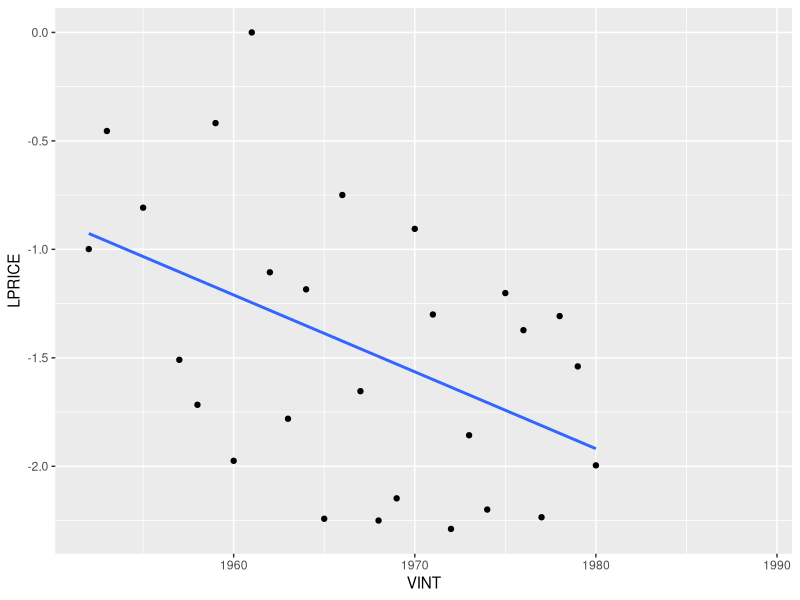
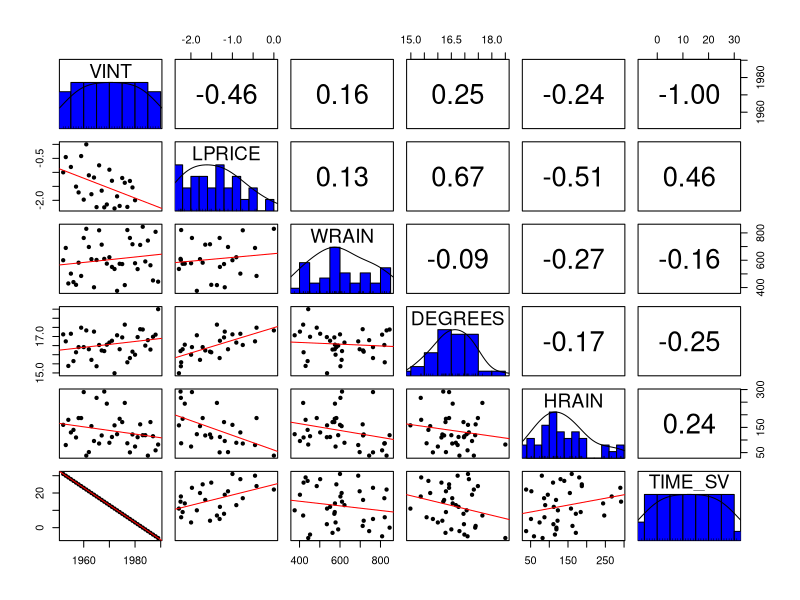
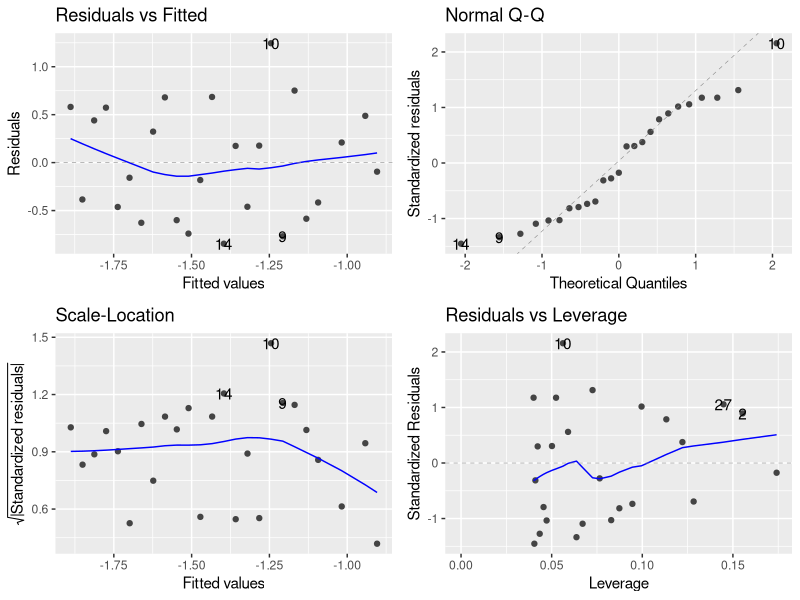
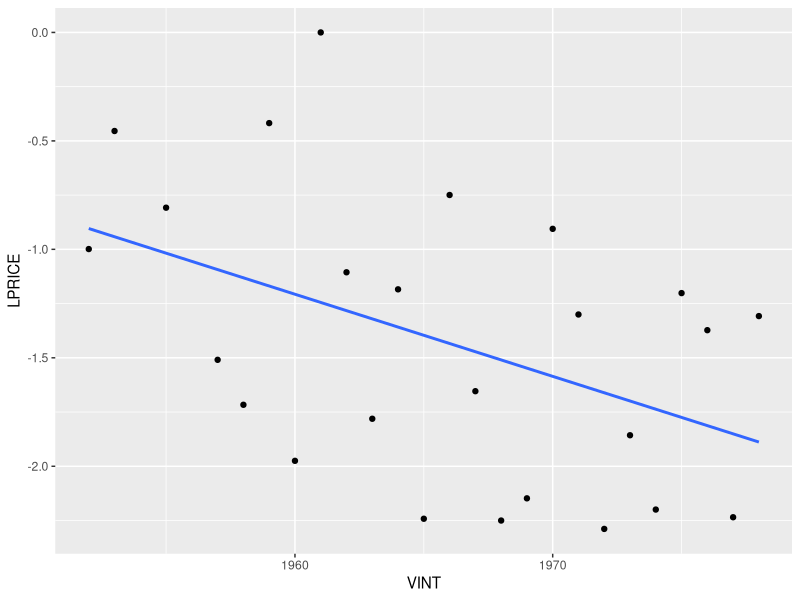
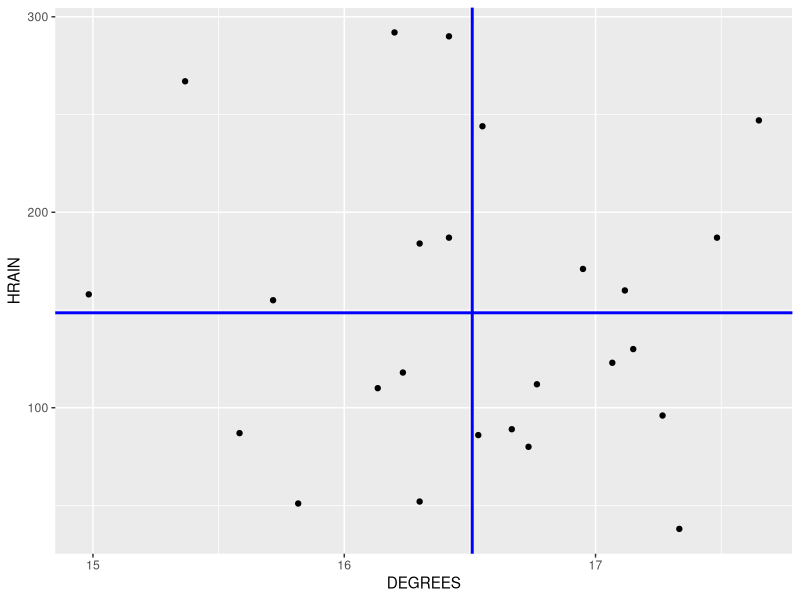
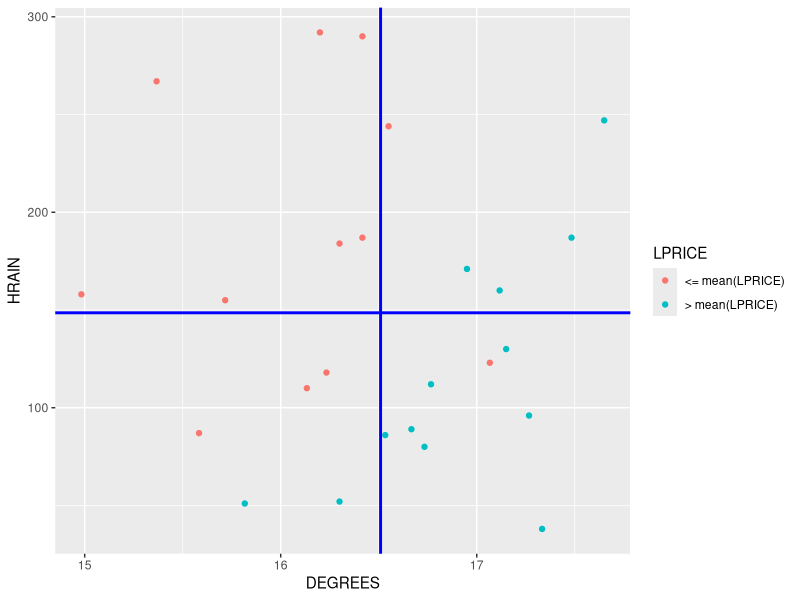
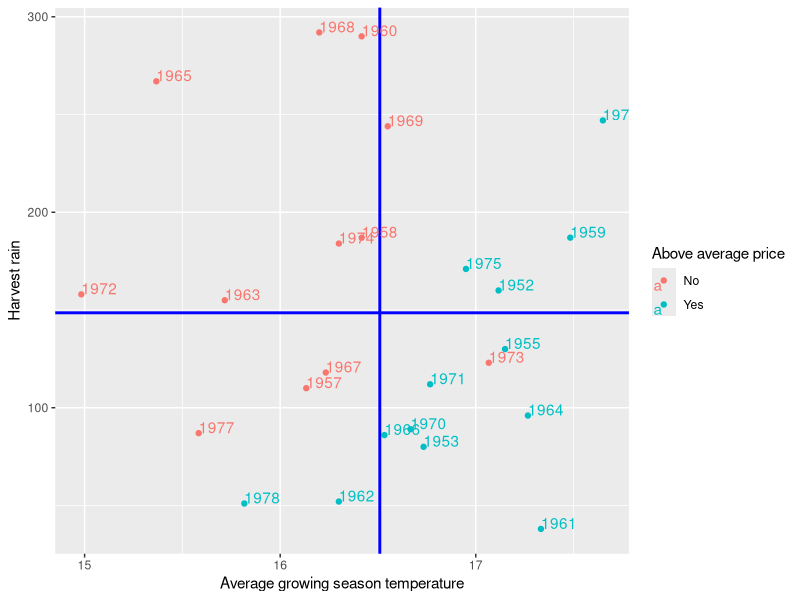
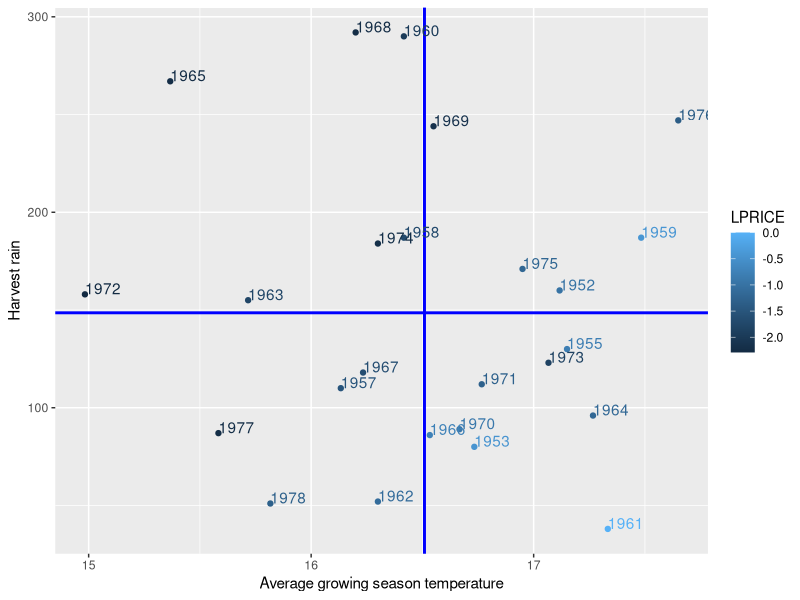

These figures' R source, in order:
## ---- chunk 1
rm(list=ls())
#install.packages("ggplot2")
#install.packages("psych")
#install.packages("ggfortify")
library("ggplot2")
library("psych")
library("ggfortify")
## ---- chunk 2
wine <- read.csv("wine.csv")
#str(wine)
#summary(wine)
## ---- chunk 3
is.na(wine)
## ---- chunk 4
ggplot(wine, aes(VINT,LPRICE)) + geom_point(na.rm=T) + geom_smooth(method="lm",na.rm=T,se=F)
## ---- chunk 5
pairs.panels(wine,ellipses = F, lm =T, breaks=10, hist.col="blue")  ## uses the psych package
## ggpairs(wine) #uses the GGally package
## pairs(wine)
## ---- chunk 6
winetrain <- subset(wine,wine$VINT<=1978 & !is.na(wine$LPRICE))
#winetrain
winetest <- subset(wine,wine$VINT>1978)
#winetest
## ---- chunk 7
#?lm
model1  <- lm(LPRICE~VINT,data=winetrain)
#model1
#summary(model1)
autoplot(model1) # uses the ggfortify package
## ---- chunk 8
ggplot(winetrain, aes(VINT,LPRICE))+geom_point(na.rm=T)+ geom_smooth(method="lm",na.rm = T,se=F)
## ---- chunk 9
#model1$residuals
sse1 <- sum(model1$residuals^2)
sst1 <- sum((winetrain$LPRICE-mean(winetrain$LPRICE))^2)
R2<-1 - sse1/sst1  ### we did a direct computation but our model also gives an answer
R2
#summary(model1)
## ---- chunk 10
model2  <- lm(LPRICE~WRAIN,data=winetrain)
#summary(model2)
## ---- chunk 11
model3  <- lm(LPRICE~HRAIN,data=winetrain)
summary(model3)
## ---- chunk 12
model4  <- lm(LPRICE~DEGREES,data=winetrain)
#summary(model4)
## ---- chunk 13
#ggplot(winetrain,aes(DEGREES,HRAIN))+geom_point()

ggplot(winetrain,aes(DEGREES,HRAIN))+geom_point()+geom_vline(xintercept=mean(winetrain$DEGREES),color="blue",lwd=1) + geom_hline(yintercept=mean(winetrain$HRAIN),color="blue",lwd=1)
## ---- chunk 14
#br<-mean(winetrain$LPRICE)
#br
ggplot(winetrain,aes(DEGREES,HRAIN,color=cut(LPRICE,c(-Inf,-1.42,Inf))))+geom_point(na.rm=T) + scale_color_discrete(name = "LPRICE", labels = c("<= mean(LPRICE)", "> mean(LPRICE)"))+geom_vline(xintercept=mean(winetrain$DEGREES),color="blue",lwd=1) + geom_hline(yintercept=mean(winetrain$HRAIN),color="blue",lwd=1)
## ---- chunk 15
ggplot(winetrain,aes(DEGREES,HRAIN,color=cut(LPRICE,c(-Inf,-1.42,Inf)),label=VINT))+geom_point(na.rm=T) + scale_color_discrete(name = "Above average price", labels = c("No", "Yes"))+geom_vline(xintercept=mean(winetrain$DEGREES),color="blue",lwd=1) + geom_hline(yintercept=mean(winetrain$HRAIN),color="blue",lwd=1) + geom_text(aes(label=VINT),hjust=0, vjust=0) + xlab("Average growing season temperature") + ylab("Harvest rain")


ggplot(winetrain,aes(DEGREES,HRAIN,color=LPRICE,label=VINT))+geom_point(na.rm=T)+geom_vline(xintercept=mean(winetrain$DEGREES),color="blue",lwd=1) + geom_hline(yintercept=mean(winetrain$HRAIN),color="blue",lwd=1) + geom_text(aes(label=VINT),hjust=0, vjust=0) + xlab("Average growing season temperature") + ylab("Harvest rain")


#ggsave("HrainTemp.png", width = 10, height = 7)
## ---- chunk 16
model5  <- lm(LPRICE~DEGREES+HRAIN,data=winetrain)
summary(model5)
## ---- chunk 17
model6  <- lm(LPRICE~.,data=winetrain)
#summary(model6)
cor(winetrain)
## ---- chunk 18
model7  <- lm(LPRICE~VINT+WRAIN+HRAIN+DEGREES,data=winetrain)
summary(model7)
autoplot(model7)
## ---- chunk 19
model7alt <- lm(LPRICE~WRAIN+DEGREES+HRAIN,data=winetrain)
summary(model7alt)
## ---- chunk 20
model4$coefficients
#model4$residuals
confint(model4)
confint(model4,level=0.99)
## ---- chunk 21
str(winetest)
wineprediction7 <- predict(model7,newdata=winetest)
wineprediction7
cbind(c(1979,1980),wine$LPRICE[28:29],wineprediction7[1:2])
exp(cbind(wine$LPRICE[28:29],wineprediction7[1:2]))
## ---- chunk 22
sst <-sum((winetest$LPRICE[1:2]-mean(winetrain$LPRICE))^2) ## prediction with Model 7
sse7 <- sum((wineprediction7[1:2]-winetest$LPRICE[1:2])^2)
R2_7<- 1-sse7/sst
R2_7

wineprediction4 <- predict(model4,newdata=winetest) ## prediction with Model 4
sse4 <- sum((wineprediction4[1:2]-winetest$LPRICE[1:2])^2)
R2_4<- 1-sse4/sst
R2_4

wineprediction5 <- predict(model5,newdata=winetest) ## prediction with Model 5
sse5 <- sum((wineprediction5[1:2]-winetest$LPRICE[1:2])^2)
R2_5<-1-sse5/sst
R2_5
## ---- chunk 23
library(ggplot2)
ggplot(wine,aes(LPRICE))+geom_histogram(bins=8,na.rm=T,color="black",fill="lightblue")
ggplot(wine,aes(exp(LPRICE)))+geom_histogram(bins=8,na.rm=T,color="black",fill="lightblue")
#hist(wine$LPRICE)
#hist(exp(wine$LPRICE))
